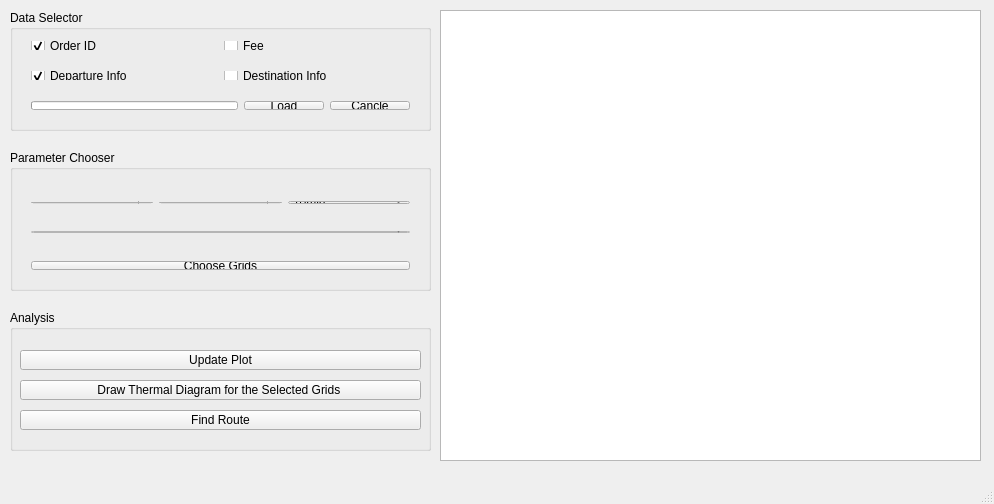
<?xml version="1.0" encoding="UTF-8"?>
<ui version="4.0">
 <class>MainWindow</class>
 <widget class="QMainWindow" name="MainWindow">
  <property name="geometry">
   <rect>
    <x>0</x>
    <y>0</y>
    <width>994</width>
    <height>504</height>
   </rect>
  </property>
  <property name="windowTitle">
   <string>MainWindow</string>
  </property>
  <widget class="QWidget" name="centralWidget">
   <widget class="QChartView" name="graphicsView">
    <property name="geometry">
     <rect>
      <x>440</x>
      <y>10</y>
      <width>541</width>
      <height>451</height>
     </rect>
    </property>
   </widget>
   <widget class="QGroupBox" name="groupBox">
    <property name="geometry">
     <rect>
      <x>10</x>
      <y>10</y>
      <width>421</width>
      <height>121</height>
     </rect>
    </property>
    <property name="title">
     <string>Data Selector</string>
    </property>
    <widget class="QWidget" name="horizontalLayoutWidget_5">
     <property name="geometry">
      <rect>
       <x>10</x>
       <y>80</y>
       <width>401</width>
       <height>31</height>
      </rect>
     </property>
     <layout class="QHBoxLayout" name="horizontalLayout_5">
      <item>
       <widget class="QProgressBar" name="progressBar">
        <property name="value">
         <number>0</number>
        </property>
        <property name="textVisible">
         <bool>false</bool>
        </property>
       </widget>
      </item>
      <item>
       <widget class="QPushButton" name="load_button">
        <property name="text">
         <string>Load</string>
        </property>
       </widget>
      </item>
      <item>
       <widget class="QPushButton" name="cancle_button">
        <property name="text">
         <string>Cancle</string>
        </property>
       </widget>
      </item>
     </layout>
    </widget>
    <widget class="QWidget" name="horizontalLayoutWidget_2">
     <property name="geometry">
      <rect>
       <x>10</x>
       <y>20</y>
       <width>401</width>
       <height>31</height>
      </rect>
     </property>
     <layout class="QHBoxLayout" name="horizontalLayout_2">
      <item>
       <widget class="QCheckBox" name="order_id_check">
        <property name="text">
         <string>Order ID</string>
        </property>
        <property name="checked">
         <bool>true</bool>
        </property>
       </widget>
      </item>
      <item>
       <widget class="QCheckBox" name="fee_check">
        <property name="text">
         <string>Fee</string>
        </property>
       </widget>
      </item>
     </layout>
    </widget>
    <widget class="QWidget" name="horizontalLayoutWidget_3">
     <property name="geometry">
      <rect>
       <x>10</x>
       <y>50</y>
       <width>401</width>
       <height>31</height>
      </rect>
     </property>
     <layout class="QHBoxLayout" name="horizontalLayout_3">
      <item>
       <widget class="QCheckBox" name="dep_info_check">
        <property name="text">
         <string>Departure Info</string>
        </property>
        <property name="checked">
         <bool>true</bool>
        </property>
       </widget>
      </item>
      <item>
       <widget class="QCheckBox" name="dest_info_check">
        <property name="text">
         <string>Destination Info</string>
        </property>
       </widget>
      </item>
     </layout>
    </widget>
   </widget>
   <widget class="QGroupBox" name="groupBox_2">
    <property name="geometry">
     <rect>
      <x>10</x>
      <y>150</y>
      <width>421</width>
      <height>141</height>
     </rect>
    </property>
    <property name="title">
     <string>Parameter Chooser</string>
    </property>
    <widget class="QWidget" name="horizontalLayoutWidget_6">
     <property name="geometry">
      <rect>
       <x>10</x>
       <y>20</y>
       <width>401</width>
       <height>21</height>
      </rect>
     </property>
     <layout class="QHBoxLayout" name="horizontalLayout_7">
      <item>
       <widget class="QLabel" name="label_5">
        <property name="text">
         <string>Start Time</string>
        </property>
       </widget>
      </item>
      <item>
       <widget class="QLabel" name="label_4">
        <property name="text">
         <string>End Time</string>
        </property>
       </widget>
      </item>
      <item>
       <widget class="QLabel" name="label_7">
        <property name="text">
         <string>Time Step</string>
        </property>
       </widget>
      </item>
     </layout>
    </widget>
    <widget class="QWidget" name="horizontalLayoutWidget_7">
     <property name="geometry">
      <rect>
       <x>10</x>
       <y>40</y>
       <width>401</width>
       <height>25</height>
      </rect>
     </property>
     <layout class="QHBoxLayout" name="horizontalLayout_8">
      <item>
       <widget class="QDateTimeEdit" name="start_time">
        <property name="maximumDateTime">
         <datetime>
          <hour>23</hour>
          <minute>0</minute>
          <second>0</second>
          <year>2016</year>
          <month>11</month>
          <day>15</day>
         </datetime>
        </property>
        <property name="minimumDateTime">
         <datetime>
          <hour>0</hour>
          <minute>0</minute>
          <second>0</second>
          <year>2016</year>
          <month>11</month>
          <day>1</day>
         </datetime>
        </property>
        <property name="currentSection">
         <enum>QDateTimeEdit::MonthSection</enum>
        </property>
        <property name="displayFormat">
         <string>MM-dd H</string>
        </property>
       </widget>
      </item>
      <item>
       <widget class="QDateTimeEdit" name="end_time">
        <property name="maximumDateTime">
         <datetime>
          <hour>23</hour>
          <minute>0</minute>
          <second>0</second>
          <year>2016</year>
          <month>11</month>
          <day>15</day>
         </datetime>
        </property>
        <property name="minimumDateTime">
         <datetime>
          <hour>0</hour>
          <minute>0</minute>
          <second>0</second>
          <year>2016</year>
          <month>11</month>
          <day>1</day>
         </datetime>
        </property>
        <property name="currentSection">
         <enum>QDateTimeEdit::MonthSection</enum>
        </property>
        <property name="displayFormat">
         <string>MM-dd H</string>
        </property>
       </widget>
      </item>
      <item>
       <widget class="QComboBox" name="step_box">
        <item>
         <property name="text">
          <string>10min</string>
         </property>
        </item>
        <item>
         <property name="text">
          <string>30min</string>
         </property>
        </item>
        <item>
         <property name="text">
          <string>1h</string>
         </property>
        </item>
        <item>
         <property name="text">
          <string>2h</string>
         </property>
        </item>
       </widget>
      </item>
     </layout>
    </widget>
    <widget class="QWidget" name="horizontalLayoutWidget_9">
     <property name="geometry">
      <rect>
       <x>10</x>
       <y>70</y>
       <width>401</width>
       <height>24</height>
      </rect>
     </property>
     <layout class="QHBoxLayout" name="horizontalLayout_6">
      <item>
       <widget class="QComboBox" name="graph_box"/>
      </item>
     </layout>
    </widget>
    <widget class="QWidget" name="horizontalLayoutWidget_8">
     <property name="geometry">
      <rect>
       <x>10</x>
       <y>100</y>
       <width>401</width>
       <height>31</height>
      </rect>
     </property>
     <layout class="QHBoxLayout" name="horizontalLayout_9">
      <item>
       <widget class="QPushButton" name="choosegrid">
        <property name="text">
         <string>Choose Grids</string>
        </property>
       </widget>
      </item>
     </layout>
    </widget>
   </widget>
   <widget class="QGroupBox" name="groupBox_3">
    <property name="geometry">
     <rect>
      <x>10</x>
      <y>310</y>
      <width>421</width>
      <height>141</height>
     </rect>
    </property>
    <property name="title">
     <string>Analysis</string>
    </property>
    <widget class="QPushButton" name="heat_button">
     <property name="geometry">
      <rect>
       <x>10</x>
       <y>70</y>
       <width>401</width>
       <height>20</height>
      </rect>
     </property>
     <property name="text">
      <string>Draw Thermal Diagram for the Selected Grids </string>
     </property>
    </widget>
    <widget class="QPushButton" name="plot_button">
     <property name="geometry">
      <rect>
       <x>10</x>
       <y>40</y>
       <width>401</width>
       <height>20</height>
      </rect>
     </property>
     <property name="text">
      <string>Update Plot</string>
     </property>
    </widget>
    <widget class="QPushButton" name="route_button">
     <property name="geometry">
      <rect>
       <x>10</x>
       <y>100</y>
       <width>401</width>
       <height>20</height>
      </rect>
     </property>
     <property name="text">
      <string>Find Route</string>
     </property>
    </widget>
   </widget>
  </widget>
  <widget class="QMenuBar" name="menuBar">
   <property name="geometry">
    <rect>
     <x>0</x>
     <y>0</y>
     <width>994</width>
     <height>22</height>
    </rect>
   </property>
  </widget>
  <widget class="QStatusBar" name="statusBar"/>
 </widget>
 <layoutdefault spacing="6" margin="11"/>
 <customwidgets>
  <customwidget>
   <class>QChartView</class>
   <extends>QGraphicsView</extends>
   <header location="global">QtCharts</header>
  </customwidget>
 </customwidgets>
 <resources/>
 <connections/>
</ui>
